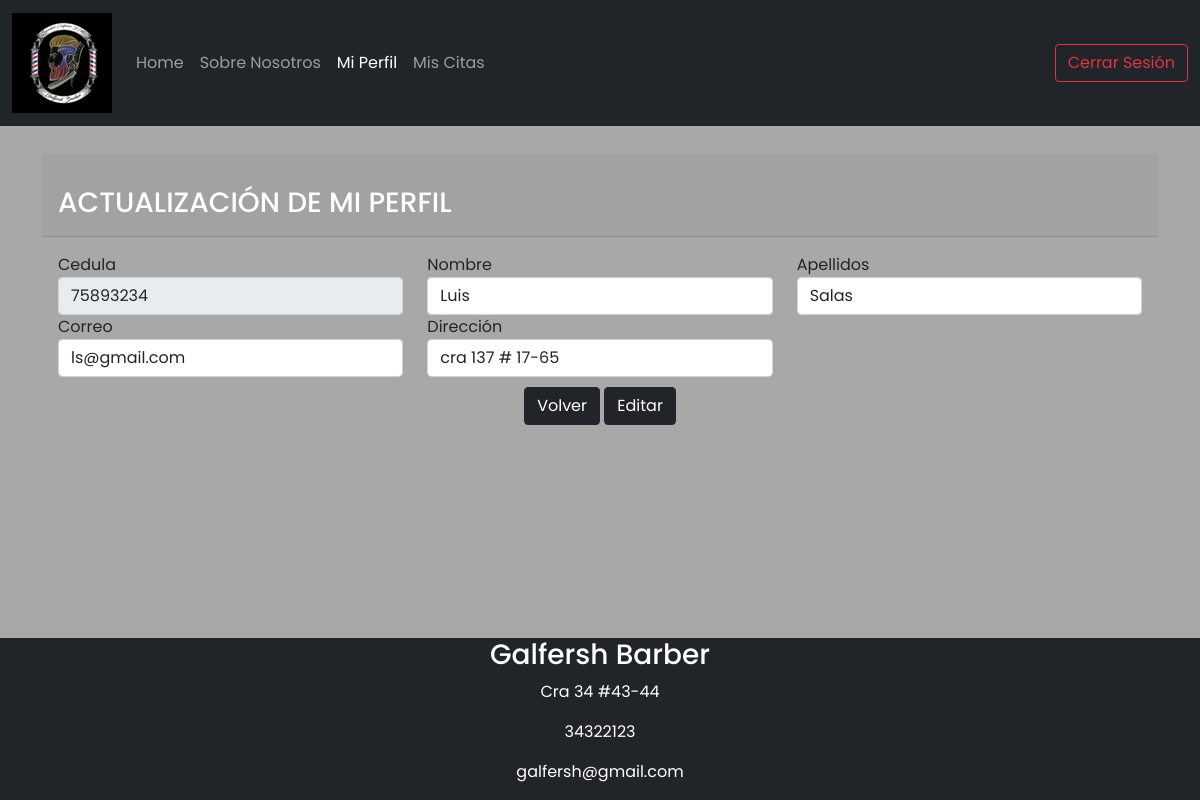
Screenshot of /Usuario/Mi_PerfilE.php (signed in) with the database file from the repository.
### tables this page shows
CREATE TABLE `usuario` (
  `idUsuario` int(11) NOT NULL,
  `Usuario` varchar(45) NOT NULL,
  `Contraseña` varchar(45) NOT NULL,
  `Roles_idRoles` int(11) NOT NULL,
  `Cliente_idCliente` int(11) DEFAULT NULL,
  `Empleado_cedula` int(11) DEFAULT NULL
);

CREATE TABLE `empleado` (
  `cedula` int(11) NOT NULL,
  `nombre` varchar(45) NOT NULL,
  `Apellidos` varchar(45) NOT NULL,
  `Correo` varchar(45) NOT NULL,
  `Dirección` varchar(45) NOT NULL,
  `dias_iddias` int(11) NOT NULL,
  `cargo_idcargo` int(11) NOT NULL
);

### Usuario/Mi_PerfilE.php (the view, shortened to what this page needs)
<?php
include("../Class/class_Empleado.php");
if ($_SESSION['usuario'] && $_SESSION['rol'] == 3) {
?>
<!doctype html>
<html lang="es">
<head>
    <link rel="stylesheet" language="javascript" href="../bootstrap/css/bootstrap.min.css">
    <link rel="stylesheet" href="../sw/dist/sweetalert2.min.css">
    <link rel="stylesheet" href="../CSS/Style.css">
</head>
<body>
    <nav class="navbar navbar-dark bg-dark navbar-expand-lg fixed-top">
        <div class="container-fluid">
            <a class="navbar-brand" href="../Home.php">
                <img src="../Images/LogoPequeño.jpg" alt="" width="100" height="100">
            </a>
            <div class="collapse navbar-collapse" id="navbarSupportedContent">
                <ul class="navbar-nav me-auto mb-2 mb-lg-0">
                    <li class="nav-item">
                        <a class="nav-link" aria-current="page" href="../Home.php">Home</a>
                    </li>
                    <?php
                    if ($_SESSION['usuario'] && $_SESSION['rol'] == 3) {
                    ?>
                        <li class="nav-item">
                            <a class="nav-link" href="../about.php">Sobre Nosotros</a>
                        </li>
                        <li class="nav-item">
                            <a class="nav-link active" href="./Mi_PerfilE.php">Mi Perfil</a>
                        </li>
                        <li class="nav-item">
                            <a class="nav-link" href="../citas/gestionCi.php">Mis Citas</a>
                        </li>
                    <?php
                    }
                    ?>
                </ul>
                <?php
                if ($_SESSION['usuario']) {
                    echo "<a type='button' class='btn btn-outline-danger' href='../logout.php'>Cerrar Sesión</a>";
                }
                ?>
            </div>
        </div>
    </nav>
    <div class="posicion">
        <div class="container">
            <div class="card-header ">
                <br>
                <h3 class="text-white">ACTUALIZACIÓN DE MI PERFIL</h3>
            </div>
            <div class=" card-body">
                <div class="row">
                    <div class="col-md-4">
                        <form name="form" action="./Mi_PerfilE.php" method="POST">
                            <?php
                            $con1 = new Conexion();
                            $link1 = $con1->Conectar();
                            $sql1 = "SELECT * FROM empleado INNER JOIN usuario ON empleado.cedula = usuario.Empleado_cedula WHERE usuario.Usuario = '" . $_SESSION['usuario'] . "'";
                            $res1 = mysqli_query($link1, $sql1);
                            $row1 = mysqli_fetch_array($res1);
                            ?>
                            <label for="idEmpleado">Cedula</label>
                            <input class="form-control" type="text" name="id" value="<?php echo $row1['cedula'] ?>" readonly>
                    </div>
                    <div class="col-md-4">
                        <label for="nom_e">Nombre</label>
                        <input type="text" id="nom_e" name="nom_e" class="form-control" value="<?php echo $row1['nombre'] ?>">
                    </div>
                    <div class="col-md-4">
                        <label for="apel_e">Apellidos</label>
                        <input type="text" id="apel_e" name="apel_e" class="form-control" value="<?php echo $row1['Apellidos'] ?>">
                    </div>
                    <div class="col-md-4">
                        <label for="email_e">Correo</label>
                        <input type="text" id="email_e" name="email_e" class="form-control" value="<?php echo $row1['Correo'] ?>">
                    </div>
                    <div class="col-md-4">
                        <label for="dir">Dirección</label>
                        <input type="text" id="dir" name="dir" class="form-control" value="<?php echo $row1['Dirección'] ?>">
                    </div>
                    <br><br><br>
                    <div class="col-md-12 centrar">
                        <input type="button" value="Volver" class="btn btn-dark" title="Volver" onclick="window.location='../Home.php'">
                        <input type="submit" value="Editar" class="btn btn-dark" title="Editar">
                    </div>
                </div>
            </div>
        </div>
    </div>
    <footer class="bg bg-dark text-white fixed-bottom">
        <div class="centrar">
            <address>
                <h3>Galfersh Barber</h3>
                <p> <span class="oi oi-home footer-address-icon"></span>Cra 34 #43-44</p>
                <p><span class="oi oi-phone footer-address-icon"></span>34322123</p>
                <p><span class="oi oi-inbox footer-address-icon"></span>galfersh@gmail.com</p>
            </address>
        </div>
    </footer>
</body>
</html>
<?php
} else if (isset($_SESSION['usuario']) && $_SESSION['rol'] == 1 || $_SESSION['rol'] == 2) {
    echo "
    <script type = 'text/javascript'>
    Swal.fire({
        title: 'Error!',
        text: 'Usuario no autorizado',
        icon: 'error',
    }).then((result)=>{
            if(result.value){
                window.location ='../Home.php';
            }
        });
    </script>
";
} else if ($_SESSION['usuario'] == null) {
    echo "
    <script type = 'text/javascript'>
    Swal.fire({
        title: 'Error!',
        text: 'Inicie Sesión como admin',
        icon: 'error',
    }).then((result)=>{
            if(result.value){
                window.location ='../Home.php';
            }
        });
    </script>
";
}
?>

### CSS/Style.css (style rules this page uses)
.centrar { justify-content: center; text-align: center; }
nav { position: fixed; }
* { font-family: 'Josefin Sans', sans-serif; font-family: 'Outfit', sans-serif; font-family: 'Poppins', sans-serif; }
.posicion { margin-top: 130px; margin-bottom: 0px; }
body { background-color: #A8A8A8; font-family: 'Roboto', sans-serif; }

### rows the page displays
usuario: id "75893234", nom_e "Luis", apel_e "Salas", email_e "ls@gmail.com", dir "cra 137 # 17-65"
